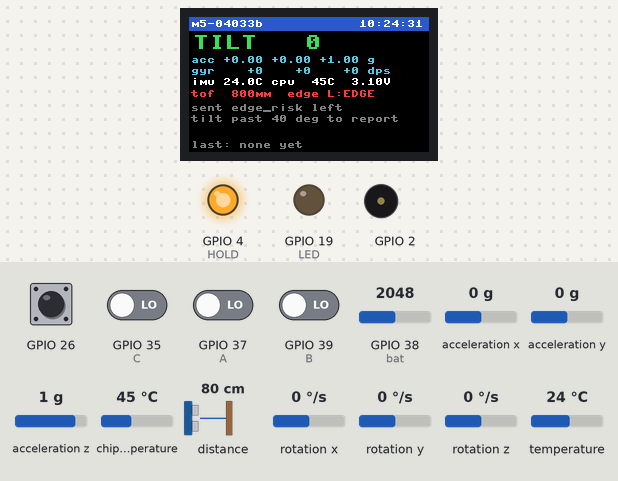
Bench run of a program on a simulated ESP32 board running MicroPython. Parts: 240×135 colour display, output pins drawn as LEDs (lit = HIGH), buzzer (waves = sounding). The test bench sets the inputs (shaded band); at power-on: GPIO 26 HIGH, GPIO 35 (C), GPIO 37 (A), GPIO 39 (B) LOW, acceleration x 0 g, GPIO 38 (bat) = 2048, acceleration y 0 g, acceleration z 1 g, chip temperature 45 °C, distance to the obstacle 80 cm, rotation x 0 °/s, rotation y 0 °/s, rotation z 0 °/s, temperature 24 °C (analog values on the 0–4095 scale). The clock reads 2024-03-15 10:24:30 at power-on unless the program sets it; random numbers come from a fixed seed; the interpreter's speed is modelled, so counts of loop turns are approximate; files that are not in the repository are absent; library files of the repository ran but are not shown: st7789.py; pins used as bus, display or sensor lines are not drawn; what the program prints to the serial console is not drawn.

Above: at 1.7 s.
1.8 s: GPIO 26 pulled LOW for 1 s
At 2.6 s:
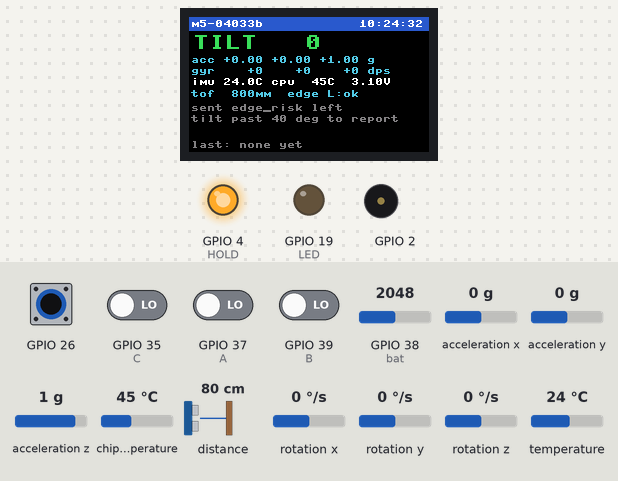
3.4 s: acceleration x set to -1.4 g
At 4.4 s:
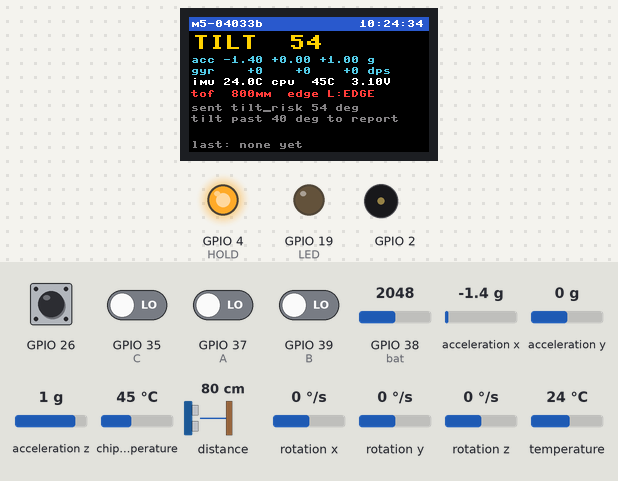
6.4 s: GPIO 26 pulled LOW for 3.2 s
At 7.4 s:
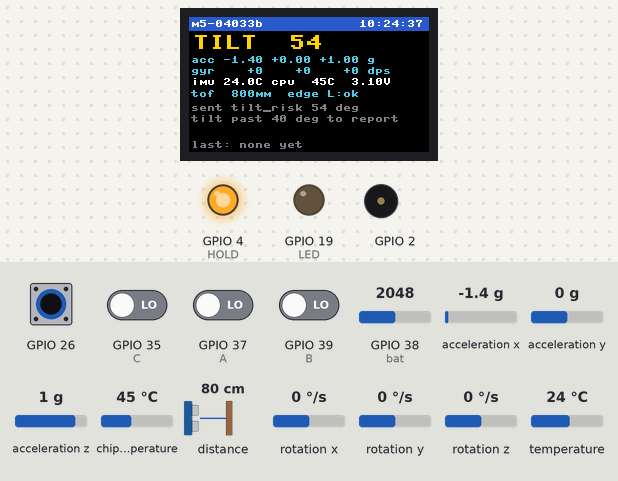
Timing chart, 0 to 11.6 s (numbered marks = the images above; inputs shaded):
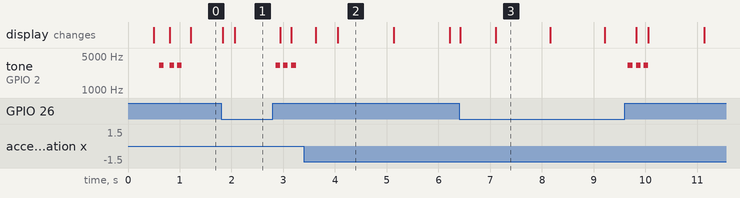

The program:

main.py
```python
"""
M5StickC PLUS2 as an SC-OS edge device (MicroPython), over USB serial to run_gateway.py.

Tilt the stick past its tilt margin (40 degrees unless an operator setup changes it):
it reports "tilt_risk" as a threshold (not while a task waits). Alice's verify rule sends a task back; it shows on the screen and the
LED blinks. Press A (the big front button) if the report was real, B (the side
button) if it wasn't. The outcome goes back to Alice and moves the rule's trust.
Tilt back under half the margin to re-arm.

IR edge sensors look down at the front (left pin 26; right pin 36 once wired with
a 10 kohm pull-up). When one loses the surface the stick beeps at once and shows EDGE on screen, then
reports "edge_risk" (confirm with A or B); it re-arms after both see surface
for a second. Button C (power, short press) turns the
backlight on and off.

The screen shows the clock, tilt, accelerometer, gyroscope, IMU and chip
temperature, battery voltage, the link to Alice, the waiting task and the last
outcome. The buzzer beeps twice when a task arrives, chirps on success and gives
a low tone on failure.

Pins: hold power 4, red LED 19 (active high); screen, sensors and buttons in
st7789.py and sensors.py. Lines that aren't JSON frames are notes for a person;
the gateway ignores them.
"""

import os
import select
import sys
import time

import machine
from machine import Pin

import st7789 as tft
import json

from sctalk import Talk, apply_setup
import sensors as sensor_info
from sensors import Buzzer, EdgeSensors, ReadingSender, Sensors, iso_utc

EDGE_REARM_MS = 1000          # both sensors on surface this long before another edge report

HOLD = Pin(4, Pin.OUT, value=1)          # keep power on when running from the battery
LED = Pin(19, Pin.OUT, value=0)

SETUP_FILE = "setup.json"            # operator overrides, kept across reboots


def load_overrides():
    try:
        with open(SETUP_FILE) as f:
            return json.load(f)
    except (OSError, ValueError):
        return {}


def save_overrides(overrides):
    with open(SETUP_FILE, "w") as f:
        json.dump(overrides, f)


def tilt_thresholds(description):
    """Report past the tilt sensor's margin_high; re-arm below half of it."""
    for d in description:
        if d["id"] == "tilt":
            return d["margin_high"], d["margin_high"] / 2
    return 40, 20
SAMPLE_MS = 200


def tz_offset_minutes():
    """Local time offset written by deploy.py; the clock itself keeps UTC."""
    try:
        with open("tz.txt") as f:
            return int(f.read().strip())
    except (OSError, ValueError):
        return 0


def local_hms(clock, offset_min):
    seconds = (clock[3] * 3600 + clock[4] * 60 + clock[5] + offset_min * 60) % 86400
    return seconds // 3600, seconds // 60 % 60, seconds % 60


def note(text):
    print("# " + text)


def wrap(text, width):
    lines, line = [], ""
    for word in text.split():
        if line and len(line) + 1 + len(word) > width:
            lines.append(line)
            line = word
        else:
            line = (line + " " + word).strip()
    lines.append(line)
    return lines


class Screen:
    def __init__(self, between_rows):
        """between_rows() runs after each row pushed to the panel, to keep reading serial input."""
        self.d = tft.Display()
        self.rows = tft.Lines(self.d)
        self.between_rows = between_rows

    def draw(self, name, hms, tilt, accel, gyro, temp, chip, volts, tof, armed, link, task, last, report_deg):
        def put(*args, **kw):
            if self.rows.put(*args, **kw):
                self.between_rows()
        t = "%02d:%02d:%02d" % hms if hms else "--:--:--"
        put("head", 0, 14, "%-21s%s" % (name, t), tft.WHITE, tft.BLUE)
        if tilt is None:
            put("tilt", 16, 20, "NO IMU", tft.RED, big=True)
        else:
            colour = tft.YELLOW if tilt > report_deg else (tft.GREEN if armed else tft.GREY)
            put("tilt", 16, 20, "TILT %3d" % tilt, colour, big=True)
        if accel:
            put("acc", 38, 11, "acc %+5.2f %+5.2f %+5.2f g" % accel, tft.CYAN)
            put("gyr", 49, 11, "gyr %+5d %+5d %+5d dps" % tuple(int(g) for g in gyro), tft.CYAN)
            put("env", 60, 11, "imu %4.1fC cpu %3dC  %4.2fV" % (temp, chip, volts), tft.WHITE)
        else:
            put("env", 60, 11, "cpu %3dC  bat %4.2fV" % (chip, volts), tft.WHITE)
        put("tof", 72, 11, tof, tft.RED if "EDGE" in tof else tft.CYAN)
        put("link", 86, 11, link, tft.GREY)
        if task:
            put("task1", 97, 11, wrap(task, 29)[0], tft.BLACK, tft.YELLOW)
            put("task2", 108, 11, "A = yes          B = no", tft.BLACK, tft.YELLOW)
        else:
            put("task1", 97, 11, "tilt past %d deg to report" % report_deg, tft.GREY)
            put("task2", 108, 11, "", tft.BLACK)
        colour = tft.GREEN if last.startswith("sent success") else (
            tft.RED if last.startswith("sent failure") else tft.GREY)
        put("last", 122, 13, last, colour)


def main():
    name = "m5-" + "".join("%02x" % b for b in machine.unique_id()[-3:])
    boot_tag = "".join("%02x" % b for b in os.urandom(2))
    talk = Talk(name, boot_tag, print)
    sensors = Sensors()
    buzzer = Buzzer()
    edges = EdgeSensors()
    sender = ReadingSender()
    tz = tz_offset_minutes()
    overrides = load_overrides()
    base = (list(sensor_info.DESCRIPTION) + list(sensor_info.EDGE_DESCRIPTION)
            + ([sensor_info.TOF_DESCRIPTION] if sensors.tof else []))
    ids = [d["id"] for d in base]
    description, error = apply_setup(base, {k: v for k, v in overrides.items() if k in ids})
    if error:                               # a saved setup that no longer fits: back to defaults
        note("saved setup ignored: " + error)
        description, overrides = base, {}
    note("tof: " + ("VL53L0X on grove 32/33" if sensors.tof else "not connected"))
    report_deg, rearm_deg = tilt_thresholds(description)
    poll = select.poll()
    poll.register(sys.stdin, select.POLLIN)
    link = "link: waiting for alice"

    def read_link():
        """Handle every frame waiting on the link: tasks, setups and acks from the gateway."""
        nonlocal link, description, overrides, report_deg, rearm_deg
        while poll.poll(0):
            line = sys.stdin.readline()
            what = talk.receive_line(line)
            if what is None and line.strip():
                # no braces in the note, or the gateway would try to parse it as a frame
                note("ignored %d bytes: %s" % (len(line), repr(line[:40]).replace("{", "(").replace("}", ")")))
            elif what == "task":
                link = "alice: task received"
                buzzer.play(Buzzer.TASK)
                note("task: %s  (A = yes, B = no)" % talk.task["s"])
            elif what == "ack":
                link = "alice: ack %s" % (talk.acked[-1] if talk.acked else "")
            elif what == "refuse":
                link = "alice: refused"
                note("refused by the master")
            elif what == "describe":
                talk.describe(description, sensor_info.ABSENT)
                note("sent sensor list (%d sensors)" % len(description))
            elif what == "setup":
                setup, talk.setup = talk.setup, None
                new, error = apply_setup(description, setup["sensors"])
                if error:
                    talk.result(setup["re"], "__setup__", "apply setup", False, error)
                    link = "setup refused: " + error
                    note("setup refused: " + error)
                else:
                    description = new
                    for sid, fields in setup["sensors"].items():
                        overrides.setdefault(sid, {}).update(fields)
                    save_overrides(overrides)
                    report_deg, rearm_deg = tilt_thresholds(description)
                    talk.result(setup["re"], "__setup__", "apply setup", True,
                                "applied " + ", ".join(sorted(setup["sensors"])))
                    talk.describe(description, sensor_info.ABSENT)
                    link = "setup applied"
                    buzzer.play(Buzzer.SUCCESS)
                    note("setup applied: " + json.dumps(setup["sensors"]))

    screen = Screen(read_link)          # reads the link between row pushes, too
    if not sensors.imu_ok:
        note("IMU not found; buttons still report")
    note("%s ready: tilt past %d degrees to report" % (name, report_deg))
    talk.report("status", "%s online" % name, 1.0, trigger="announce")
    talk.describe(description, sensor_info.ABSENT)

    armed = True
    edge_armed, surface_since = True, time.ticks_ms()
    backlight = True
    last = "last: none yet"
    held = set()
    blink_at = sample_at = time.ticks_ms()
    reading = (None, None, None, None)

    while True:
        read_link()

        # edges: act locally at once, then tell Alice (one question at a time)
        edge = edges.update()
        sides = [sid.replace("edge_", "") for sid in sorted(edge) if edge[sid]]
        if sides:
            surface_since = time.ticks_ms()
            if edge_armed:
                edge_armed = False
                buzzer.play(Buzzer.EDGE)
                where = " and ".join(sides)
                note("EDGE under " + where)
                if talk.task is None:
                    talk.report("edge_risk", "edge under %s sensor%s" % (where, "s" if len(sides) > 1 else ""), 0.9)
                    link = "sent edge_risk " + where
                else:
                    link = "EDGE " + where + " (task waiting)"
        elif not edge_armed and time.ticks_diff(time.ticks_ms(), surface_since) >= EDGE_REARM_MS:
            edge_armed = True

        # buttons, on press
        now_held = set(sensors.pressed())
        pressed = now_held - held
        held = now_held
        if talk.task is not None and "A" in pressed:
            talk.complete(True, "confirmed by button A")
            last, link = "sent success (A)", "alice: result sent"
            buzzer.play(Buzzer.SUCCESS)
            note("reported success")
        elif talk.task is not None and "B" in pressed:
            talk.complete(False, "denied by button B")
            last, link = "sent failure (B)", "alice: result sent"
            buzzer.play(Buzzer.FAILURE)
            note("reported failure")
        if "C" in pressed:
            backlight = not backlight
            screen.d.backlight(backlight)

        # sensors and screen
        if time.ticks_diff(time.ticks_ms(), sample_at) >= SAMPLE_MS:
            sample_at = time.ticks_ms()
            if sensors.imu_ok:
                try:
                    reading = sensors.imu()
                except OSError:
                    reading = (None, None, None, None)
            accel, gyro, temp, tilt = reading
            # one question at a time: a new report would replace the task still waiting
            if tilt is not None:
                if armed and tilt > report_deg and talk.task is None:
                    talk.report("tilt_risk", "tilted %d degrees" % tilt, 0.9)
                    armed = False
                    link = "sent tilt_risk %d deg" % tilt
                elif not armed and tilt < rearm_deg:
                    armed = True
            clock = sensors.clock() if sensors.rtc_ok else None
            chip, volts = sensors.chip_celsius(), sensors.battery_volts()
            mm = sensors.distance_mm()
            tof = ("tof%5dmm" % mm) if mm is not None else ("tof  none " if sensors.tof else "tof  --   ")
            tof += "  edge " + " ".join("%s:%s" % (sid[5].upper(), "EDGE" if edge[sid] else "ok")
                                        for sid in sorted(edge))
            screen.draw(name, local_hms(clock, tz) if clock else None, tilt, accel, gyro, temp, chip, volts, tof,
                        armed, link, talk.task["s"] if talk.task else None, last, report_deg)

            # readings for Alice's plausibility checks, when they change or once a minute
            values = {"chip_temp": round(chip, 1), "battery": round(volts, 3)}
            if accel:
                values.update({"accel": [round(a, 3) for a in accel], "gyro": [round(g, 1) for g in gyro],
                               "tilt": round(tilt, 1), "imu_temp": round(temp, 1)})
            if clock:
                values["clock"] = iso_utc(clock)
            if mm is not None:
                values["tof"] = mm
            for sid in edge:
                values[sid] = 1 if edge[sid] else 0
            now_ms = time.ticks_ms()
            if sender.due(values, now_ms):
                talk.readings(values)
                sender.mark(values, now_ms)

        # LED blinks while a task waits
        if talk.task is not None:
            if time.ticks_diff(time.ticks_ms(), blink_at) > 250:
                LED.value(1 - LED.value())
                blink_at = time.ticks_ms()
        else:
            LED.value(0)

        # wait for input rather than sleeping: the stdin buffer holds only ~260 bytes,
        # and an ACK and a task arrive back to back
        buzzer.tick()
        poll.poll(20)


main()
```

Source omitted: sctalk.py (5768 bytes), sensors.py (11078 bytes)

Measured:
- after the input at 1.8 s, tone on GPIO 2: alternates 3200 Hz for 0.09 s and silent for 0.06 s, starting after 1.1 s
- after the input at 6.4 s, tone on GPIO 2: alternates 3200 Hz for 0.09 s and silent for 0.06 s, 6 changes in all, then stays silent, starting after 3.3 s
- by itself, tone on GPIO 2: alternates 3200 Hz for 0.09 s and silent for 0.08 s, 6 changes in all, then stays silent
